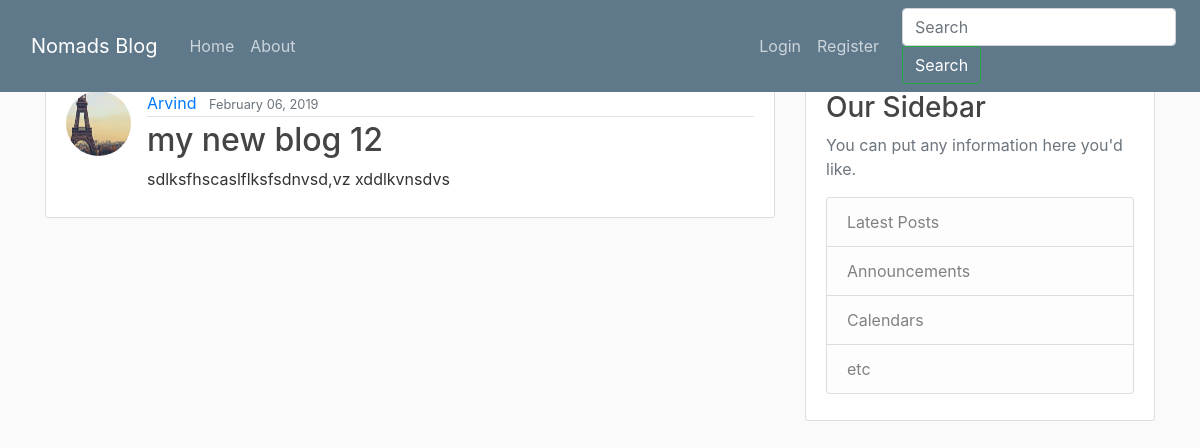
The page /post/33/ on the database its author committed.
### blog/models.py (models this page shows, shortened)
class Post(models.Model):
    title = models.CharField(max_length = 100)
    content = models.TextField()
    date_posted = models.DateTimeField(default = timezone.now())
    post_image = models.ImageField(null=True, blank=True, upload_to='user_upload')
    author = models.ForeignKey(User, on_delete= models.CASCADE)

### users/models.py (models this page shows, shortened)
class Profile(models.Model):
    user = models.OneToOneField(User, on_delete=models.CASCADE)
    image = models.ImageField(default='default.jpg', upload_to='profile_pics')

### blog/views.py (the view)
# urls.py: path('post/<int:pk>/', PostDetailView.as_view(), name='post-detail'),
class PostDetailView(DetailView):
    model = Post

### blog/templates/blog/post_detail.html (shortened to what this page needs)
{% extends "blog/base.html" %}
{% block content %}
	<article class="media content-section">
	 <img class ="rounded-circle article-img"src="{{ object.author.profile.image.url }}">
     <div class="media-body">
       <div class="article-metadata">
         <a class="mr-2" href="#">{{ object.author }}</a>
         <small class="text-muted">{{ object.date_posted | date:"F d, Y" }}</small>
       </div>
       <h2 class ="article-title">{{ object.title }}</h2>
       <p class="article-content">{{ object.content }}</p>
     </div>
   </article>
{% endblock content %}

### blog/static/blog/main.css (style rules this page uses)
body { background: #fafafa; color: #333333; margin-top: 5rem; }
h1, h2, h3, h4, h5, h6 { color: #444444; }
.content-section { background: #ffffff; padding: 10px 20px; border: 1px solid #dddddd; border-radius: 3px; margin-bottom: 20px; }
.article-title { color: #444444; }
.article-content { white-space: pre-line; }
.article-img { height: 65px; width: 65px; margin-right: 16px; }
.article-metadata { padding-bottom: 1px; margin-bottom: 4px; border-bottom: 1px solid #e3e3e3 }

### rows shown on the page
Post: author.profile.image (placeholder picture), author "Arvind", date_posted "February 06, 2019", title "my new blog 12", content "sdlksfhscaslflksfsdnvsd,vz xddlkvnsdvs"
